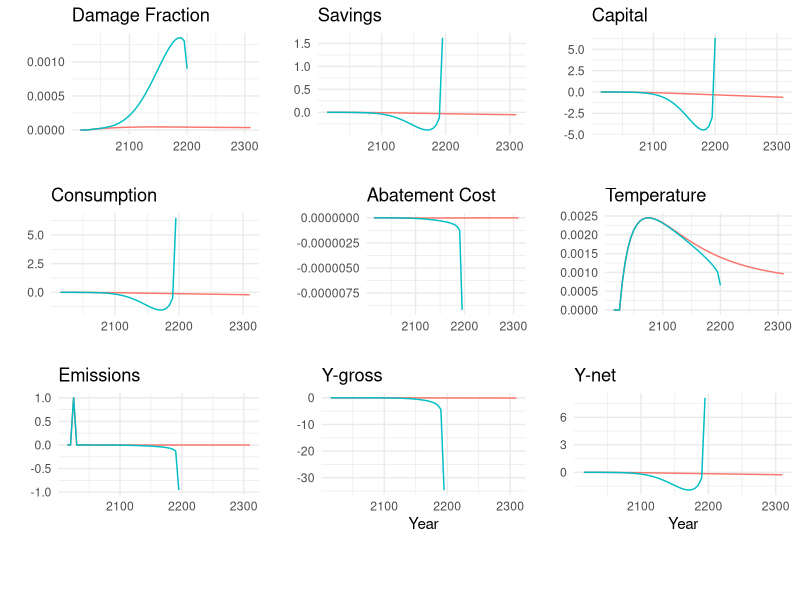
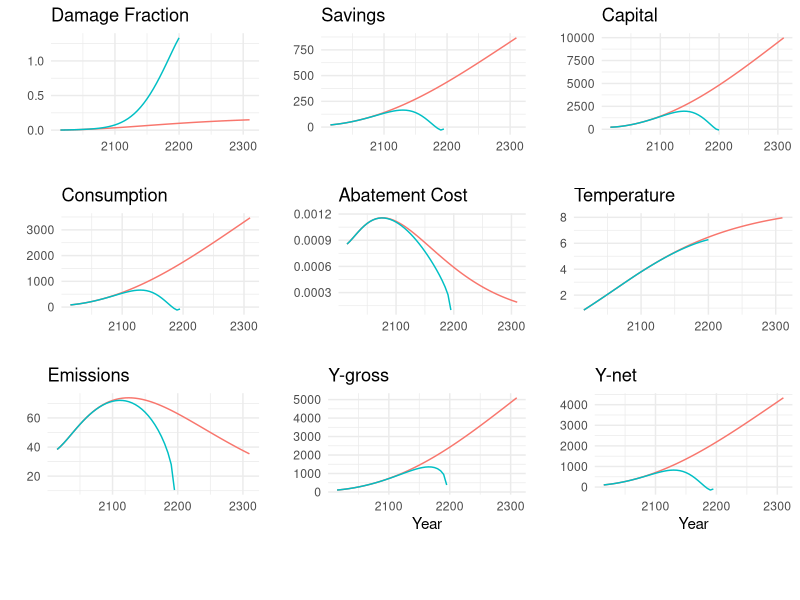
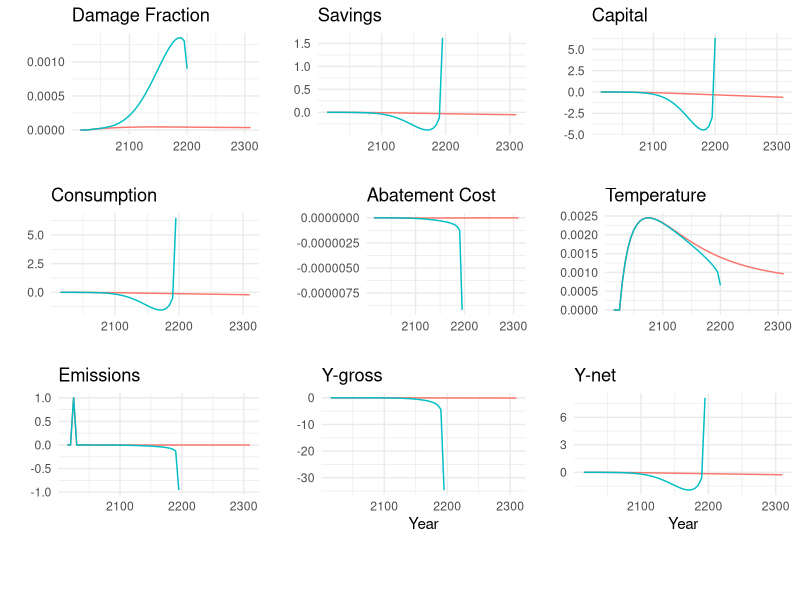
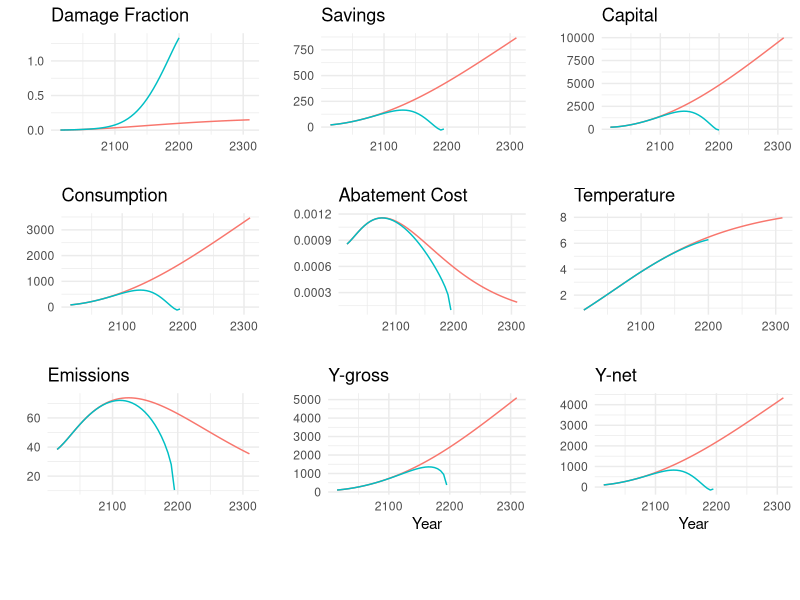

The R source for these figures, in order:
# time periods (5 years per period)
time_horizon = 60
  
# availability of fossil fuels
fosslim  = 6000      # maximum cumulative extraction fossil fuels (gtc)

# time step
tstep    = 5         # years per period
  
# preferences
elasmu   = 1.45      # elasticity of marginal utility of consumption
prstp    = .015      # initial rate of social time preference per year
  
# population and technology
gama     = .300      # capital elasticity in production function
pop0     = 7403      # initial world population 2015 (millions)
popadj   = 0.134     # growth rate to calibrate to 2050 pop projection
popasym  = 11500     # asymptotic population (millions)
dk       = .100      # depreciation rate on capital (per year)
q0       = 105.5     # initial world gross output 2015 (trill 2010 usd)
k0       = 223       # initial capital value 2015 (trill 2010 usd)
a0       = 5.115     # initial level of total factor productivity
ga0      = 0.076     # initial growth rate for tfp per 5 years 
dela     = 0.005     # decline rate of tfp per 5 years
s        = 0.2       # savings rate

# emissions parameters
gsigma1  = -0.0152   # initial growth of sigma (per year)
dsig     = -0.001    # decline rate of decarbonization (per period)
eland0   = 2.6       # carbon emissions from land 2015 (gtco2 per year)
deland   = .115      # decline rate of land emissions (per period)
e0       = 35.85     # industrial emissions 2015 (gtco2 per year)
miu0     = .03       # initial emissions control rate for base case 2015

# carbon cycle
# initial conditions
mat0     = 851       # initial concentration in atmosphere 2015 (gtc)
mu0      = 460       # initial concentration in upper strata 2015 (gtc)
ml0      = 1740      # initial concentration in lower strata 2015 (gtc)
mateq    = 588       # equilibrium concentration atmosphere  (gtc)
mueq     = 360       # equilibrium concentration in upper strata (gtc)
mleq     = 1720      # equilibrium concentration in lower strata (gtc)

# flow paramaters
b12      = .12       # carbon cycle transition matrix
b23      = 0.007     # carbon cycle transition matrix
  
# these are for declaration and are defined later
# b11      carbon cycle transition matrix
# b21      carbon cycle transition matrix
# b22      carbon cycle transition matrix
# b32      carbon cycle transition matrix
# b33      carbon cycle transition matrix
# sig0     carbon intensity 2010 (kgco2 per output 2005 usd 2010)

# climate model parameters
t2xco2   = 3.1       # equilibrium temp impact (oc per doubling co2)
fex0     = 0.5       # 2015 forcings of non-co2 ghg (wm-2)
fex1     = 1.0       # 2100 forcings of non-co2 ghg (wm-2)
tocean0  = .0068     # initial lower stratum temp change (c from 1900)
tatm0    = 0.85      # initial atmospheric temp change (c from 1900)
c1       = 0.1005    # climate equation coefficient for upper level
c3       = 0.088     # transfer coefficient upper to lower stratum
c4       = 0.025     # transfer coefficient for lower level
fco22x   = 3.6813    # forcings of equilibrium co2 doubling (wm-2)
  
# climate damage parameters
a10      = 0         # initial damage intercept
# a20                # initial damage quadratic term
a1       = 0         # damage intercept
a2       = 0.00236   # damage quadratic term
a3       = 2.00      # damage exponent
a4       = 5.07e-6   # Weitzman damage term
a5       = 6.754     # damage exponent Weitzman 2012

# abatement cost
expcost2 = 2.6       # exponent of control cost function
pback    = 550       # cost of backstop 2010$ per tco2 2015
gback    = .025      # initial cost decline backstop cost per period
limmiu   = 1.2       # upper limit on control rate after 2150
tnopol   = 45        # period before which no emissions controls base
cprice0  = 2         # initial base carbon price (2010$ per tco2)
gcprice  = .02       # growth rate of base carbon price per year
  
# scaling and inessential parameters
# note that these are unnecessary for the calculations
# they ensure that mu of first period's consumption =1 and pv cons = pv utilty
scale1   = 0.0302455265681763   # multiplicative scaling coefficient
scale2   = -10993.704     # additive scaling coefficient

# parameters
# l[t]          level of population and labor
# al[t]         level of total factor productivity
# sigma[t]      co2-equivalent-emissions output ratio
# rr[t]         average utility social discount rate
# ga[t]         growth rate of productivity from
# forcoth[t]    exogenous forcing for other greenhouse gases
# gl[t]         growth rate of labor
# gcost1        growth of cost factor
# gsig[t]       change in sigma (cumulative improvement of energy efficiency)
# etree[t]      emissions from deforestation
# cumetree[t]   cumulative from land
# cost1[t]      adjusted cost for backstop
# lam           climate model parameter
# gfacpop[t]    growth factor population
# pbacktime[t]  backstop price
# optlrsav      optimal long-run savings rate used for transversality
# scc[t]        social cost of carbon
# cpricebase[t] carbon price in base case
# photel[t]     carbon price under no damages (hotelling rent condition)
# ppm[t]        atmospheric concentrations parts per million
# atfrac[t]     atmospheric share since 1850
# atfrac2010[t]     atmospheric share since 2010 ;

# parameters for long-run consistency of carbon cycle
b11 = 1 - b12
b21 = b12*mateq/mueq
b22 = 1 - b21 - b23
b32 = b23*mueq/mleq
b33 = 1 - b32 

# further definitions of parameters
a20 = a2
sig0 = e0/(q0*(1-miu0))
lam = fco22x/t2xco2

#
ga = ga0*exp(-dela*5*(0:(time_horizon-1)))

#
etree = eland0*(1-deland)^(0:(time_horizon-1))

#
forcoth = array(fex0+(1/17)*(fex1-fex0),time_horizon)
forcoth[-(1:17)] = (fex1-fex0)

pbacktime = pback*(1-gback)^(0:(time_horizon-1))

l = array(pop0,time_horizon)
al = array(a0,time_horizon) 
gsig = array(gsigma1,time_horizon)
sigma = array(sig0,time_horizon)
cumetree = array(100,time_horizon)
cost1 = array(pback*sig0/expcost2/1000,time_horizon)

for (t in 2:time_horizon) {
  
  l[t] = l[t-1]*(popasym/l[t-1])^popadj
  
  al[t] = al[t-1]/(1-ga[t-1])
  
  gsig[t] = gsig[t-1]*(1+dsig)^tstep
  
  sigma[t] = sigma[t-1]*exp(gsig[t-1]*tstep)
  
  cost1[t] = pbacktime[t]*sigma[t]/expcost2/1000

}

run_dice = function(perturbation_year=-1,damfun) {

  # variables
  # damfrac[t]      damages as fraction of gross output
  # ygross[t]       gross world product gross of abatement and damages (trillions 2005 usd per year)
  # ynet[t]         output net of damages equation (trillions 2005 usd per year)
  # abatecost[t]    cost of emissions reductions  (trillions 2005 usd per year)
  # y[t]            gross world product net of abatement and damages (trillions 2005 usd per year)
  # i[t]            investment (trillions 2005 usd per year)
  # c[t]            consumption (trillions 2005 us dollars per year)
  # k[t]            capital stock (trillions 2005 us dollars)
  # eind[t]         industrial emissions (gtco2 per year)
  # e[t]            total co2 emissions (gtco2 per year)
  # cca[t]          cumulative industrial carbon emissions (gtc)
  # forc[t]         increase in radiative forcing (watts per m2 from 1900)
  # mat[t]          carbon concentration increase in atmosphere (gtc from 1750)
  # ml[t]           carbon concentration increase in lower oceans (gtc from 1750)
  # mu[t]           carbon concentration increase in shallow oceans (gtc from 1750)
  # tatm[t]         increase temperature of atmosphere (degrees c from 1900)
  # tocean[t]       increase temperatureof lower oceans (degrees c from 1900)
  # miu[t]          emission control rate ghgs
  
  # intialize space for state variables and set starting values
  damfrac   = array(NA,      time_horizon)
  ygross    = array(NA,      time_horizon)
  ynet      = array(NA,      time_horizon)
  abatecost = array(NA,      time_horizon)
  y         = array(NA,      time_horizon)
  i         = array(NA,      time_horizon)
  c         = array(NA,      time_horizon)
  k         = array(k0,      time_horizon)
  eind      = array(NA,      time_horizon)
  e         = array(NA,      time_horizon)
  cca       = array(400,     time_horizon)
  forc      = array(NA,      time_horizon)
  mat       = array(mat0,    time_horizon)
  ml        = array(ml0,     time_horizon)
  mu        = array(mu0,     time_horizon)
  tatm      = array(tatm0,   time_horizon)
  tocean    = array(tocean0, time_horizon)
  miu       = array(miu0,    time_horizon)
  
  #
  for (t in 1:time_horizon) {
    
    # equation for damage fraction
    if (missing(damfun)) {
      damfrac[t] = a1*tatm[t]+a2*tatm[t]^a3
      dam_fun = "DICE2016"
    }
    else if (damfun=="Weitzman") {
      damfrac[t] = a1*tatm[t]+a2*tatm[t]^a3+a4*tatm[t]^a5
      dam_fun = "Weitzman (2012)"
    }
    
    # output gross equation
    ygross[t] = (al[t]*(l[t]/1000)^(1-gama))*(k[t]^gama)
    
    # output net of damages equation
    ynet[t] = ygross[t]*(1-damfrac[t])
    
    # cost of emissions reductions equation
    abatecost[t] = ygross[t]*cost1[t]*miu[t]^expcost2
    
    # output net equation
    y[t] = ynet[t]-abatecost[t]
    
    # savings rate equation
    i[t] = s*y[t]
    
    # consumption equation
    c[t] = y[t]-i[t]
    
    # capital balance equation
    k[t+1] = (1-dk)^tstep*k[t]+tstep*i[t]
    
    # industrial emissions
    eind[t] = sigma[t]*ygross[t]*(1-(miu[t]))
    
    if (perturbation_year==(2015+t*tstep))
      eind[t] = eind[t]+1
    
    # emissions equation
    e[t] = eind[t]+etree[t]
    
    # cumulative industrial carbon emissions
    cca[t+1] = cca[t]+eind[t]*5/3.666
    
    # atmospheric concentration equation
    mat[t+1] = mat[t]*b11+mu[t]*b21+e[t]*(5/3.666)
    
    # lower ocean concentration
    ml[t+1] = ml[t]*b33+mu[t]*b23
    
    # shallow ocean concentration
    mu[t+1] = mat[t]*b12+mu[t]*b22+ml[t]*b32
    
    # radiative forcing equation
    forc[t+1] = fco22x*((log((mat[t+1]/588.000))/log(2)))+forcoth[t+1]
    
    # temperature-climate equation for atmosphere
    tatm[t+1] = tatm[t]+c1*(forc[t+1]-(fco22x/t2xco2)*tatm[t]-c3*(tatm[t]-tocean[t]))

    # temperature-climate equation for lower oceans
    tocean[t+1] = tocean[t]+c4*(tatm[t]-tocean[t])
    
  }

  # return(c)
  return(data.frame("consumption"= c,'abatecost'=abatecost,'tatm'=tatm[1:60],'emissions'=e,'ygross'=ygross,'ynet'=ynet, 'capital'=k[1:60], 'savings'=i[1:60], 'dam_frac'=damfrac))
}

library(tidyverse)
library(magrittr)

base = run_dice()
pert = run_dice(perturbation_year=2030)
diff = pert-base 
diff %<>% mutate(dam_fun = 'DICE2016',year=seq(2015,2310,5))

base_w = run_dice(damfun="Weitzman")
pert_w = run_dice(perturbation_year=2030,damfun="Weitzman")
diff_w = pert_w-base_w 
diff_w %<>% mutate(dam_fun = 'Weitzman (2012)',year=seq(2015,2310,5))

bases <- rbind(base %>% mutate(dam_fun = 'DICE2016',year=seq(2015,2310,5)),base_w %>% mutate(dam_fun = 'Weitzman (2012)',year=seq(2015,2310,5)))
diffs <- rbind(diff,diff_w)

library(ggplot2)
library(gridExtra)
library(cowplot)
options(scipen=999)

d <- ggplot(diffs) + 
  geom_line(aes(y=dam_frac,x=year,color=dam_fun)) +
  labs(title="Damage Fraction",
       y='',
       x='') +
  theme_minimal() + theme(legend.position = "none")

s <- ggplot(diffs) + 
  geom_line(aes(y=savings,x=year,color=dam_fun)) +
  labs(title="Savings",
       y='',
       x='') +
  theme_minimal() + theme(legend.position = "none")

k <- ggplot(diffs) + 
  geom_line(aes(y=capital,x=year,color=dam_fun)) +
  labs(title="Capital",
       y='',
       x='') +
  theme_minimal() + theme(legend.position = "none")

c <- ggplot(diffs) + 
  geom_line(aes(y=consumption,x=year,color=dam_fun)) +
  labs(title="Consumption",
       y='',
       x='') +
  theme_minimal() + theme(legend.position = "none")

a <- ggplot(diffs) + 
  geom_line(aes(y=abatecost,x=year,color=dam_fun)) +
  labs(title="Abatement Cost",
       y='',
       x='') +
  theme_minimal() + theme(legend.position = "none")


t <- ggplot(diffs) + 
  geom_line(aes(y=tatm,x=year,color=dam_fun)) +
  labs(title="Temperature",
       y='',
       x='') +
  theme_minimal() + theme(legend.position = "none")

e <- ggplot(diffs) + 
  geom_line(aes(y=emissions,x=year,color=dam_fun)) +
  labs(title="Emissions",
       y='',
       x='') +
  theme_minimal() + theme(legend.position = "none")


yg <- ggplot(diffs) + 
  geom_line(aes(y=ygross,x=year,color=dam_fun)) +
  labs(title="Y-gross",
       y='',
       x='Year') +
  theme_minimal() + theme(legend.position = "none")


yn <- ggplot(diffs) + 
  geom_line(aes(y=ynet,x=year,color=dam_fun)) +
  labs(title="Y-net",
       y='',
       x='Year') +
  theme_minimal() + theme(legend.position = "none")

legend <- get_legend(
  ggplot(diffs) + 
  geom_line(aes(y=ynet,x=year,color=dam_fun)) +
  labs(color="Difference From CO[2] Pulse in 2030 (1MT):") + theme(legend.position='bottom',legend.key = element_rect(color = NA, fill = NA)))

b <- ggplot()+theme_void()

plot_grid(d,s,k,c,a,t,e,yg,yn,b,legend,b, nrow=4,rel_heights = c(3/10, 3/10, 3/10, 1/10))
ggsave("differences.png",width=8,height=6)


## BASELINES
d <- ggplot(bases) + 
  geom_line(aes(y=dam_frac,x=year,color=dam_fun)) +
  labs(title="Damage Fraction",
       y='',
       x='') +
  theme_minimal() + theme(legend.position = "none")

s <- ggplot(bases) + 
  geom_line(aes(y=savings,x=year,color=dam_fun)) +
  labs(title="Savings",
       y='',
       x='') +
  theme_minimal() + theme(legend.position = "none")

k <- ggplot(bases) + 
  geom_line(aes(y=capital,x=year,color=dam_fun)) +
  labs(title="Capital",
       y='',
       x='') +
  theme_minimal() + theme(legend.position = "none")

c <- ggplot(bases) + 
  geom_line(aes(y=consumption,x=year,color=dam_fun)) +
  labs(title="Consumption",
       y='',
       x='') +
  theme_minimal() + theme(legend.position = "none")

a <- ggplot(bases) + 
  geom_line(aes(y=abatecost,x=year,color=dam_fun)) +
  labs(title="Abatement Cost",
       y='',
       x='') +
  theme_minimal() + theme(legend.position = "none")


t <- ggplot(bases) + 
  geom_line(aes(y=tatm,x=year,color=dam_fun)) +
  labs(title="Temperature",
       y='',
       x='') +
  theme_minimal() + theme(legend.position = "none")

e <- ggplot(bases) + 
  geom_line(aes(y=emissions,x=year,color=dam_fun)) +
  labs(title="Emissions",
       y='',
       x='') +
  theme_minimal() + theme(legend.position = "none")


yg <- ggplot(bases) + 
  geom_line(aes(y=ygross,x=year,color=dam_fun)) +
  labs(title="Y-gross",
       y='',
       x='Year') +
  theme_minimal() + theme(legend.position = "none")


yn <- ggplot(bases) + 
  geom_line(aes(y=ynet,x=year,color=dam_fun)) +
  labs(title="Y-net",
       y='',
       x='Year') +
  theme_minimal() + theme(legend.position = "none")

legend <- get_legend(
  ggplot(diffs) + 
    geom_line(aes(y=ynet,x=year,color=dam_fun)) +
    labs(color="Baseline:") + theme(legend.position='bottom',legend.key = element_rect(color = NA, fill = NA)))

b <- ggplot()+theme_void()

plot_grid(d,s,k,c,a,t,e,yg,yn,b,legend,b, nrow=4,rel_heights = c(3/10, 3/10, 3/10, 1/10))
ggsave("baseline.png",width=8,height=6)


# perturbation_year = 2030
# c_perturb = run_dice(perturbation_year)
# 
# c_diff = (c_base-c_perturb)[-(1:((perturbation_year-2015)/tstep+1))]
# 
# print(sum(c_diff*tstep/(1+.03)^(0:(length(c_diff)-1)*tstep))*1e12/1e9/5)


# ## testing damage function
# 
# consumption_weitz <- data.frame(weitz=run_dice(damfun="Weitzman"),
#                                 damage_function='Weitzman (2012)',
#                                 year = seq(2015,2310,5))
# consumption_dice  <- data.frame(dice=run_dice(),
#                                 damage_function='DICE2016',
#                                 year = seq(2015,2310,5))
# dice <- rbind(consumption_weitz,consumption_dice)
# 
# library(ggplot2)
# ggplot(c) + 
#   geom_line(aes(y=consumption,x=year,color=damage_function)) +
#   theme_bw()
